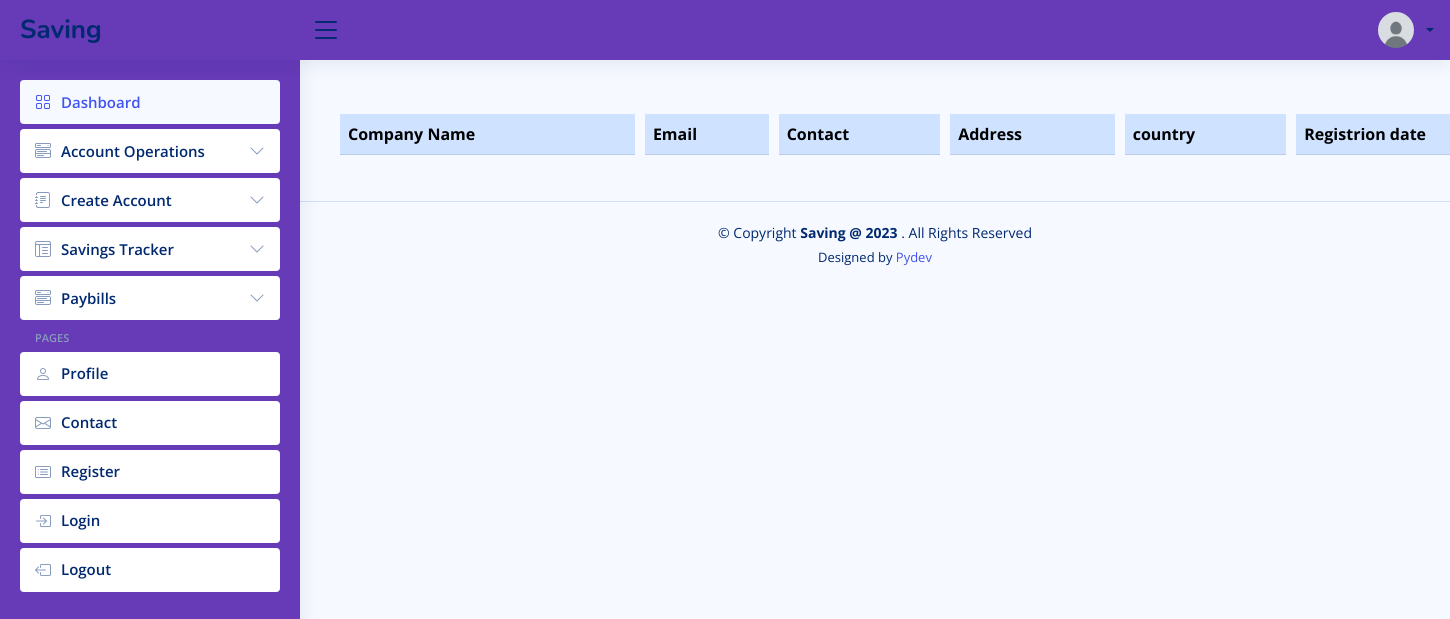
/display_companies (signed in), run on an earlier commit of the app's database.
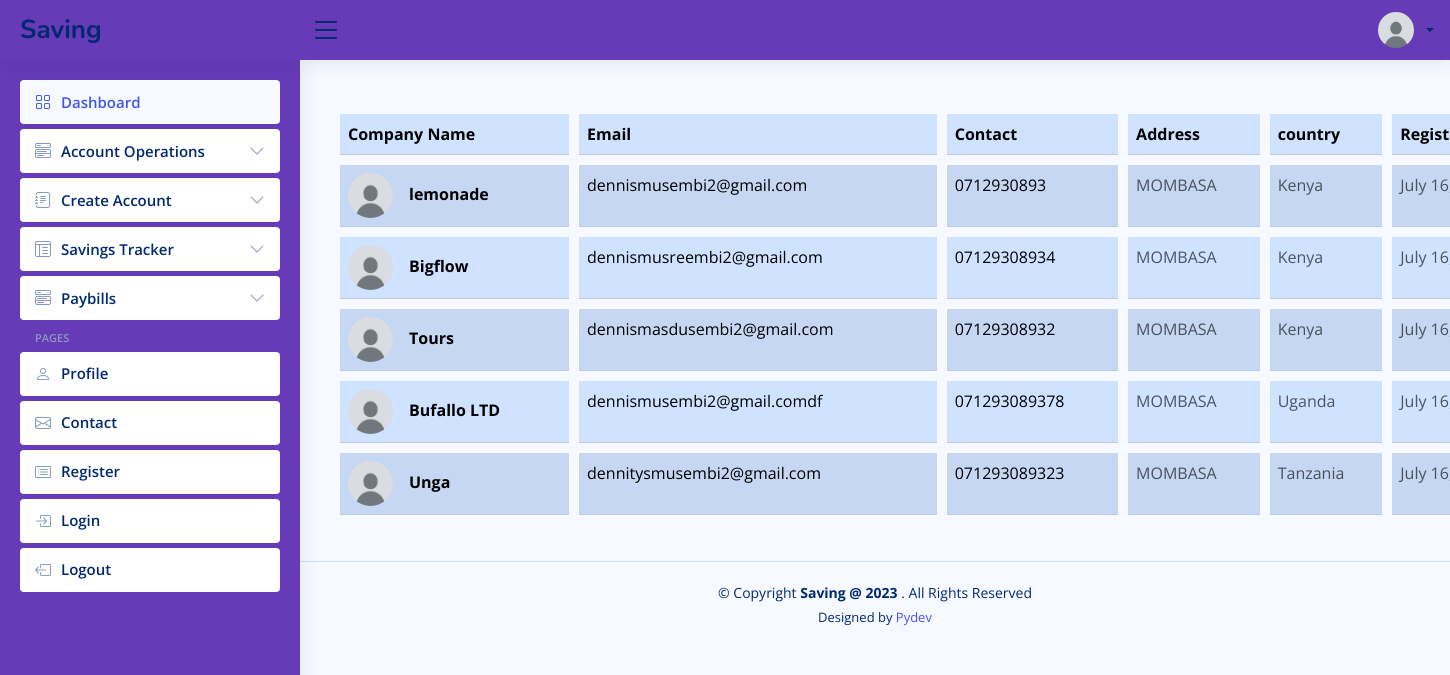
And on a later commit of the database.
### accounts/models.py (models this page shows, shortened)
class User(AbstractUser):
	is_account_staff = models.BooleanField("Is account_staff", default=False)
	is_customer = models.BooleanField("Is customer", default=False)
	is_employee = models.BooleanField("Is employee", default=False)

class Profile(models.Model):
	user             = models.OneToOneField(settings.AUTH_USER_MODEL, on_delete=models.CASCADE)
	image            = models.ImageField(default="default.jpg", upload_to="profile_pics")
	about            = models.TextField()
	company          = models.CharField(max_length=100, blank=True, null=True)
	job              = models.CharField(max_length=100, blank=True, null=True)
	country          = models.CharField(max_length=100, blank=True, null=True)
	address          = models.CharField(max_length=100, blank=True, null=True)
	phone            = models.CharField(max_length=100, blank=True, null=True)
	twitter_profile  = models.CharField(max_length=100, blank=True, null=True)
	facebook_profile = models.CharField(max_length=100, blank=True, null=True)
	instagram_profile = models.CharField(max_length=100, blank=True, null=True)
	linkedin_profile = models.CharField(max_length=100, blank=True, null=True)

### savings/models.py (models this page shows, shortened)
class Company(models.Model):
	name = models.CharField(max_length=50, unique=True)
	email = models.EmailField(unique=True)
	contact = models.CharField(max_length=50)
	address = models.CharField(max_length=50)
	country = models.CharField(max_length=50)
	approved = models.BooleanField(default=False)
	admin_review = models.BooleanField(default=False)
	registered_on = models.DateField(auto_now_add=True)

### savings/more_views.py (the view)
# urls.py: path("display_companies", more_views.display_companies, name="display_companies"),
def display_companies(request):
    companies = Company.objects.filter(approved=True)
    context = {
            "companies": companies,
            }
    return render(request, "savings/display_companies.html", context)

### savings/classes.py (called while the page is built)
def get_transaction_history(user):
	accounts = user.account_set.all()#Account.objects.filter(user=user)
	transactions = Statements.objects.filter(account_number__in=accounts).order_by("-transaction_date")
	return transactions

def get_account_details(user):
	details = Account.objects.filter(user=user)
	return details

def get_calender():
	current_date = datetime.now()
	current_year = current_date.year
	month = current_date.month
	day = current_date.day
	month_name = calendar.month_name[month]
	cal = calendar.monthcalendar(current_year, month)
	return month_name, current_year, cal, day

### templates/savings/display_companies.html (shortened to what this page needs)
{% extends "savings/forms_layout.html" %}
{% load static %}
{% block display_companies %}
<table class="table table-striped">
    <thead>
        <tr class="table-primary">
            <th>Company Name</th>
            <th>Email</th>
            <th>Contact</th>
            <th>Address</th>
            <th>country</th>
            <th>Registrion date</th>
        </tr>
    </thead>
    <tbody>
        {% for company in companies %}
        <tr class="table-primary">
            <td>
              <div class="d-flex align-items-center">
                <img
                    src="{{user.profile.image.url}}"
                    alt=""
                    style="width: 45px; height: 45px"
                    class="rounded-circle"
                    />
                <div class="ms-3">
                  <p class="fw-bold mb-1">{{company.name}}</p>
                </div>
              </div>
            </td>
            <td>
              <p class="text-normal mb-0">{{company.email}}</p>
            </td>
            <td>
              <p class="fw-normal mb-1">{{company.contact}}</p>
            </td>
            <td>
                <p class="text-muted mb-0"> {{company.address}}</p>
            </td>
            <td>
                <p class="text-muted mb-0">{{company.country}}</p>
            </td>
            <td>
                <p class="text-muted mb-0">{{company.registered_on}}</p>
            </td>
        </tr>
        {% endfor %}
        <br>
    </tbody>
  </table>
{% endblock %}

### templates/savings/forms_layout.html (shortened to what this page needs)
{% load static %}
<!DOCTYPE html>
<html lang="en">
  <head>
    <link
      href="{% static 'assets/vendor/bootstrap/css/bootstrap.min.css' %}"
      rel="stylesheet"
    />
    <link
      href="{% static 'assets/vendor/bootstrap-icons/bootstrap-icons.css' %}"
      rel="stylesheet"
    />
    <link
      href="{% static 'assets/vendor/boxicons/css/boxicons.min.css' %}"
      rel="stylesheet"
    />
    <link
      href="{% static 'assets/vendor/quill/quill.snow.css' %}"
      rel="stylesheet"
    />
    <link
      href="{% static 'assets/vendor/quill/quill.bubble.css' %}"
      rel="stylesheet"
    />
    <link
      href="{% static 'assets/vendor/remixicon/remixicon.css' %}"
      rel="stylesheet"
    />
    <link
      href="{% static 'assets/vendor/simple-datatables/style.css' %}"
      rel="stylesheet"
    />
    <link href="{% static 'assets/css/style.css' %}" rel="stylesheet" />
    <link href="{% static 'assets/css/more.css' %}" rel="stylesheet" />
  </head>
  <body>
    <header id="header" class="header fixed-top d-flex align-items-center">
      <div class="d-flex align-items-center justify-content-between">
        <a href="{% url 'savings' %}" class="logo d-flex align-items-center">
          <span class="d-none d-lg-block">Saving</span>
        </a>
        <i class="bi bi-list toggle-sidebar-btn"></i>
      </div>
      <nav class="header-nav ms-auto">
        <ul class="d-flex align-items-center">
          <li class="nav-item dropdown pe-3">
            <a
              class="nav-link nav-profile d-flex align-items-center pe-0"
              href="#"
              data-bs-toggle="dropdown"
            >
              <img
                src="{{user.profile.image.url}}"
                alt="Profile"
                class="rounded-circle"
              />
              <span class="d-none d-md-block dropdown-toggle ps-2"
                >{{user.first_name|slice:"0:1"}} {{user.last_name}}</span
              > </a
            >
          </li>
        </ul>
      </nav>
    </header>
    <aside id="sidebar" class="sidebar">
      <ul class="sidebar-nav" id="sidebar-nav">
        <li class="nav-item">
          <a class="nav-link" href="{% url 'savings' %}">
            <i class="bi bi-grid"></i>
            <span>Dashboard</span>
          </a>
        </li>
        <li class="nav-item">
          <a
            class="nav-link collapsed"
            data-bs-target="#components-nav"
            data-bs-toggle="collapse"
            href="#"
          >
            <i class="bi bi-menu-button-wide"></i><span>Account Operations</span
            ><i class="bi bi-chevron-down ms-auto"></i>
          </a>
        </li>
        <li class="nav-item">
          <a
            class="nav-link collapsed"
            data-bs-target="#forms-nav"
            data-bs-toggle="collapse"
            href="#"
          >
            <i class="bi bi-journal-text"></i><span>Create Account</span
            ><i class="bi bi-chevron-down ms-auto"></i>
          </a>
        </li>
        <li class="nav-item">
          <a
            class="nav-link collapsed"
            data-bs-target="#tables-nav"
            data-bs-toggle="collapse"
            href="#"
          >
            <i class="bi bi-layout-text-window-reverse"></i><span>Savings Tracker</span>
            <i class="bi bi-chevron-down ms-auto"></i>
          </a>
        </li>
        <li class="nav-item">
          <a class="nav-link collapsed"
          data-bs-target="#charts-nav"
          data-bs-toggle="collapse"
          href="#">
            <i class="bi bi-menu-button-wide"></i><span>Paybills</span>
            <i class="bi bi-chevron-down ms-auto"></i>
          </a>
        </li>
        <li class="nav-heading">Pages</li>
        <li class="nav-item">
          <a class="nav-link collapsed" href="{% url 'userprofile' %}">
            <i class="bi bi-person"></i>
            <span>Profile</span>
          </a>
        </li>
        <li class="nav-item">
          <a class="nav-link collapsed" href="{% url 'contact_us' %}">
            <i class="bi bi-envelope"></i>
            <span>Contact</span>
          </a>
        </li>
        <li class="nav-item">
          <a class="nav-link collapsed" href="{% url 'register' %}">
            <i class="bi bi-card-list"></i>
            <span>Register</span>
          </a>
        </li>
        <li class="nav-item">
          <a class="nav-link collapsed" href="{% url 'login' %}">
            <i class="bi bi-box-arrow-in-right"></i>
            <span>Login</span>
          </a>
        </li>
        <li class="nav-item">
          <a class="nav-link collapsed" href="{% url 'logout' %}">
            <i class="bi bi-box-arrow-left"></i>
            <span>Logout</span>
          </a>
        </li>
      </ul>
    </aside>
    <main id="main" class="main container">
      {% block display_companies %}
      {% endblock %}
    </main>
    <footer id="footer" class="footer">
      <div class="copyright">
        &copy; Copyright <strong><span>Saving @ 2023 </span></strong>. All
        Rights Reserved
      </div>
      <div class="credits">Designed by <a href="">Pydev</a></div>
    </footer>
  </body>
</html>

### static/assets/css/style.css (style rules this page uses)
:root { scroll-behavior: smooth; }
body { font-family: "Open Sans", sans-serif; background: #f6f9ff; color: #444444; }
a { color: #4154f1; text-decoration: none; }
#main { margin-top: 60px; padding: 20px 30px; transition: all 0.3s; }
.logo { line-height: 1; }
@media (min-width: 1200px) { .logo { width: 280px; } }
.logo span { font-size: 26px; font-weight: 700; color: #012970; font-family: "Nunito", sans-serif; }
.header { transition: all 0.5s; z-index: 997; height: 60px; box-shadow: 0px 2px 20px rgba(1, 41, 112, 0.1); background-color: #673AB7; padding-left: 20px; }
.header .toggle-sidebar-btn { font-size: 32px; padding-left: 10px; cursor: pointer; color: #012970; }
.header-nav ul { list-style: none; }
.header-nav>ul { margin: 0; padding: 0; }
.header-nav .nav-profile { color: #012970; }
.header-nav .nav-profile img { max-height: 36px; }
.header-nav .nav-profile span { font-size: 14px; font-weight: 600; }
.sidebar { position: fixed; top: 60px; left: 0; bottom: 0; width: 300px; z-index: 996; transition: all 0.3s; padding: 20px; overflow-y: auto; scrollbar-width: thin; scrollbar-color: #aab7cf transparent; box-shadow: 0px 0px 20px rgba(1, 41, 112, 0.1); background-color: #673AB7; }
@media (min-width: 1200px) { #main, #footer { margin-left: 300px; } }
.sidebar-nav { padding: 0; margin: 0; list-style: none; }
.sidebar-nav li { padding: 0; margin: 0; list-style: none; }
.sidebar-nav .nav-item { margin-bottom: 5px; }
.sidebar-nav .nav-heading { font-size: 11px; text-transform: uppercase; color: #899bbd; font-weight: 600; margin: 10px 0 5px 15px; }
.sidebar-nav .nav-link { display: flex; align-items: center; font-size: 15px; font-weight: 600; color: #4154f1; transition: 0.3; background: #f6f9ff; padding: 10px 15px; border-radius: 4px; }
.sidebar-nav .nav-link i { font-size: 16px; margin-right: 10px; color: #4154f1; }
.sidebar-nav .nav-link.collapsed { color: #012970; background: #fff; }
.sidebar-nav .nav-link.collapsed i { color: #899bbd; }
.sidebar-nav .nav-link .bi-chevron-down { margin-right: 0; transition: transform 0.2s ease-in-out; }
.footer { padding: 20px 0; font-size: 14px; transition: all 0.3s; border-top: 1px solid #cddfff; }
.footer .copyright { text-align: center; color: #012970; }
.footer .credits { padding-top: 5px; text-align: center; font-size: 13px; color: #012970; }

### static/assets/css/more.css (style rules this page uses)
table { border-collapse: separate; border-spacing: 10px; }
td { padding: 10px; }
*, *:before, *:after { box-sizing: border-box; }
html { height: 100%; }

What changed in the data, as far as the page shows it:
added Company: profile.image (placeholder picture), name "lemonade", email "dennismusembi2@gmail.com", contact "0712930893", address "MOMBASA", country "Kenya", registered_on "July…"
added Company: profile.image (placeholder picture), name "Bigflow", email "dennismusreembi2@gmail.com", contact "07129308934", address "MOMBASA", country "Kenya", registered_on "July…"
added Company: profile.image (placeholder picture), name "Tours", email "dennismasdusembi2@gmail.com", contact "07129308932", address "MOMBASA", country "Kenya", registered_on "July…"
added Company: profile.image (placeholder picture), name "Bufallo LTD", email "dennismusembi2@gmail.comdf", contact "071293089378", address "MOMBASA", country "Uganda", registered_on "July…"
added Company: profile.image (placeholder picture), name "Unga", email "dennitysmusembi2@gmail.com", contact "071293089323", address "MOMBASA", country "Tanzania", registered_on "July…"
